Frame 1 (no input): blank canvas, image omitted
Frame 60 (no input): blank canvas, image omitted
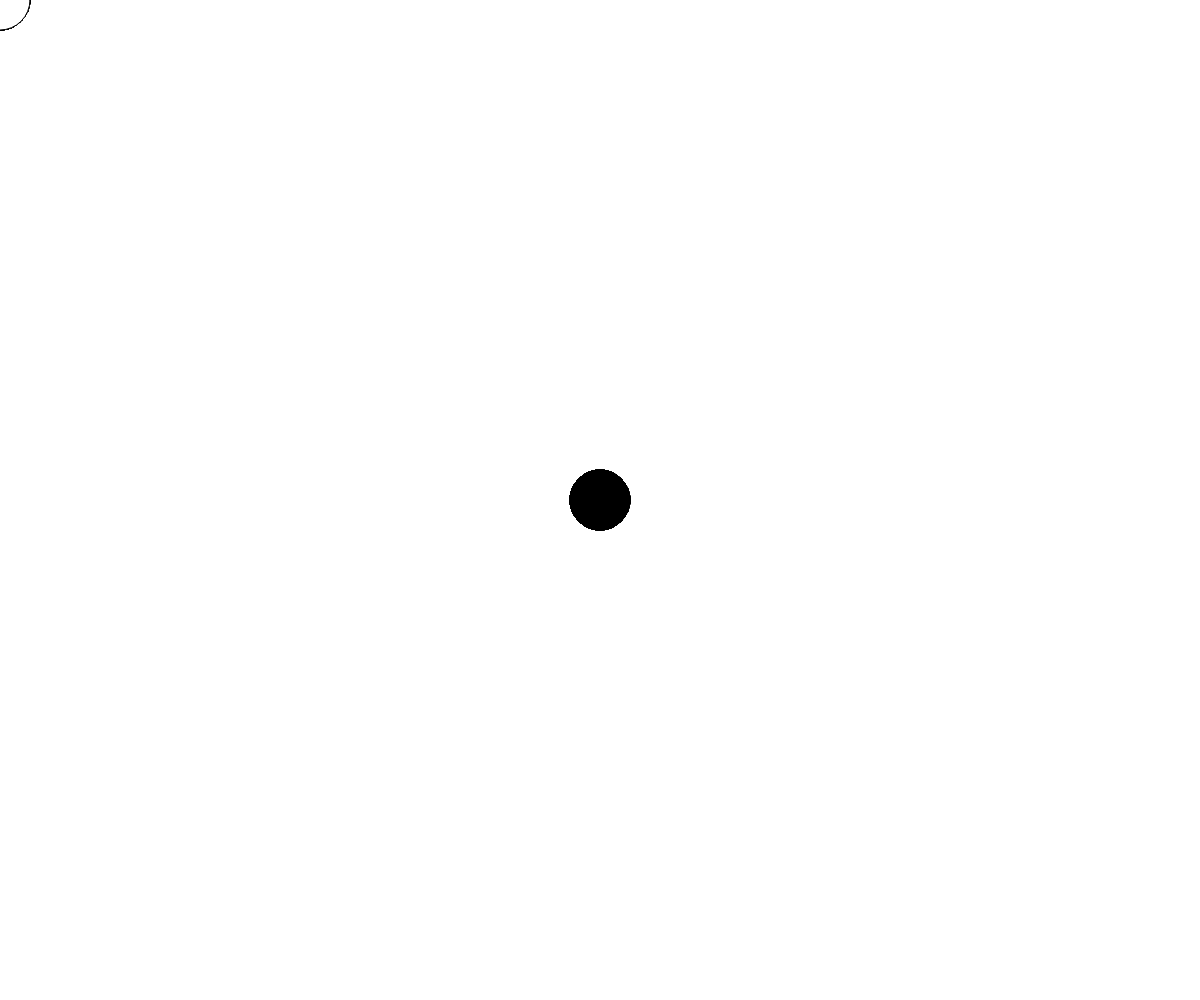
Frame 120 (the mouse pressed at the canvas centre since frame 60)

The p5.js sketch whose frames 1 and 60 were blank and that drew this single picture after the mouse press (run headless with seeded random() and noise() and a simulated clock; from frame 60 on, the mouse is pressed at the canvas centre):

// p5.js sketch
// ── sketch.js
function preload() {
    
}

function setup() {
    createCanvas(windowWidth, windowHeight);
  }
  
  function draw() {
    if (mouseIsPressed) {
        fill(0);
    }
    else {
        fill(255);
    }

    ellipse(mouseX, mouseY, 60, 60);
  }
